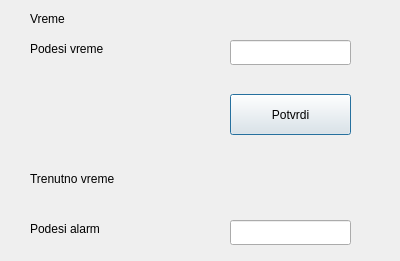
<?xml version="1.0" encoding="UTF-8"?>
<ui version="4.0">
 <class>Dialog</class>
 <widget class="QDialog" name="Dialog">
  <property name="geometry">
   <rect>
    <x>0</x>
    <y>0</y>
    <width>400</width>
    <height>261</height>
   </rect>
  </property>
  <property name="windowTitle">
   <string>Dialog</string>
  </property>
  <widget class="QLabel" name="label">
   <property name="geometry">
    <rect>
     <x>30</x>
     <y>10</y>
     <width>67</width>
     <height>17</height>
    </rect>
   </property>
   <property name="text">
    <string>Vreme</string>
   </property>
  </widget>
  <widget class="QLabel" name="label_2">
   <property name="geometry">
    <rect>
     <x>30</x>
     <y>70</y>
     <width>91</width>
     <height>81</height>
    </rect>
   </property>
   <property name="text">
    <string/>
   </property>
  </widget>
  <widget class="QLabel" name="label_3">
   <property name="geometry">
    <rect>
     <x>30</x>
     <y>40</y>
     <width>101</width>
     <height>17</height>
    </rect>
   </property>
   <property name="text">
    <string>Podesi vreme</string>
   </property>
  </widget>
  <widget class="QLabel" name="label_4">
   <property name="geometry">
    <rect>
     <x>30</x>
     <y>170</y>
     <width>121</width>
     <height>17</height>
    </rect>
   </property>
   <property name="text">
    <string>Trenutno vreme</string>
   </property>
  </widget>
  <widget class="QLineEdit" name="lineEdit">
   <property name="geometry">
    <rect>
     <x>230</x>
     <y>40</y>
     <width>121</width>
     <height>25</height>
    </rect>
   </property>
  </widget>
  <widget class="QPushButton" name="pushButton">
   <property name="geometry">
    <rect>
     <x>230</x>
     <y>94</y>
     <width>121</width>
     <height>41</height>
    </rect>
   </property>
   <property name="text">
    <string>Potvrdi</string>
   </property>
  </widget>
  <widget class="QLabel" name="label_5">
   <property name="geometry">
    <rect>
     <x>230</x>
     <y>156</y>
     <width>141</width>
     <height>31</height>
    </rect>
   </property>
   <property name="font">
    <font>
     <pointsize>14</pointsize>
    </font>
   </property>
   <property name="text">
    <string/>
   </property>
  </widget>
  <widget class="QLabel" name="label_6">
   <property name="geometry">
    <rect>
     <x>30</x>
     <y>220</y>
     <width>101</width>
     <height>17</height>
    </rect>
   </property>
   <property name="text">
    <string>Podesi alarm</string>
   </property>
  </widget>
  <widget class="QLineEdit" name="lineEdit_2">
   <property name="geometry">
    <rect>
     <x>230</x>
     <y>220</y>
     <width>121</width>
     <height>25</height>
    </rect>
   </property>
  </widget>
 </widget>
 <layoutdefault spacing="6" margin="11"/>
 <resources/>
 <connections/>
</ui>
